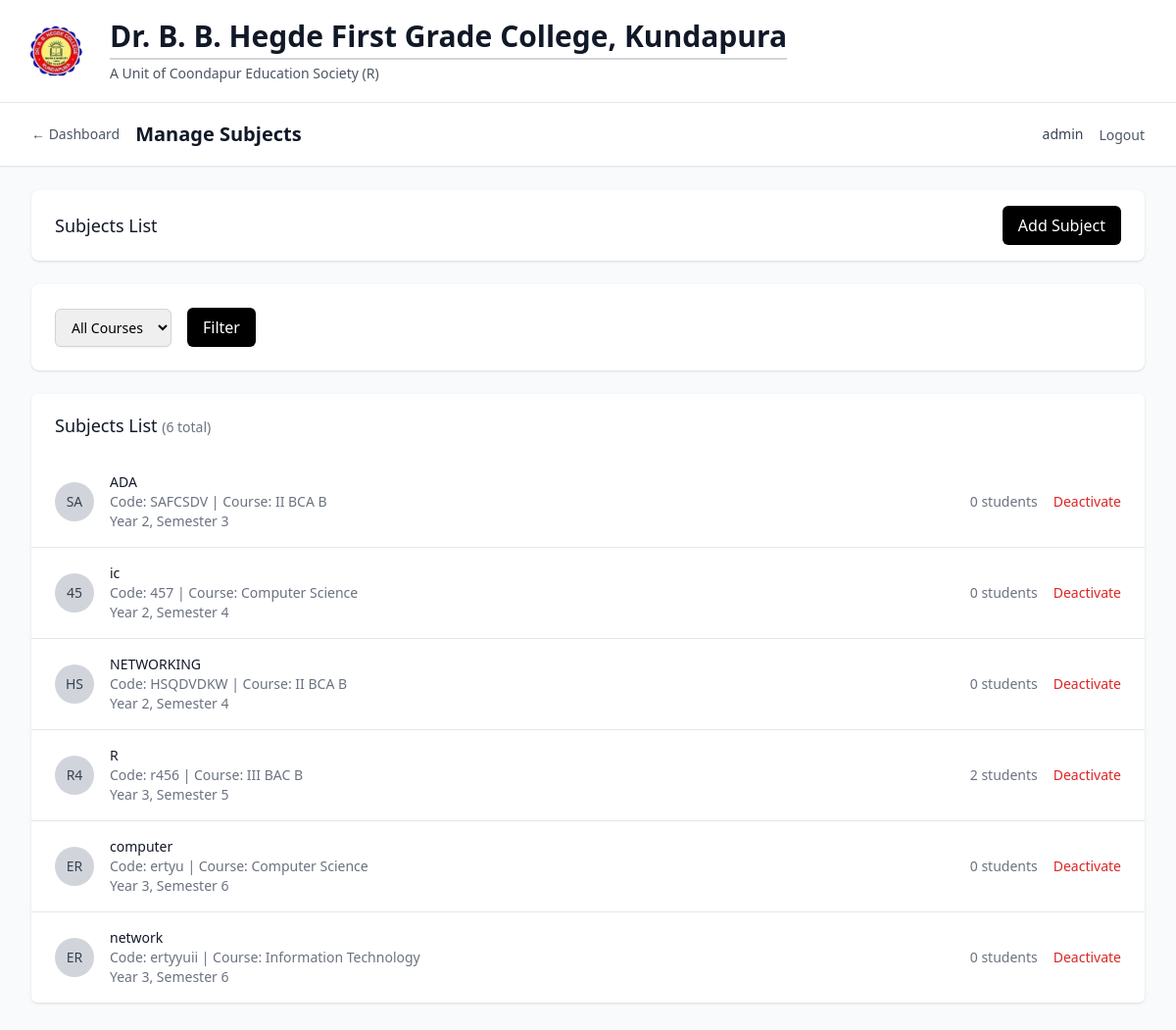
Page /management/subjects (signed in) on the committed database.
### models/academic.py (models this page shows, shortened)
class Subject(db.Model):
    __tablename__ = 'subject'
    id = db.Column(db.Integer, primary_key=True)
    name = db.Column(db.String(100), nullable=False)
    code = db.Column(db.String(20), nullable=False, index=True)
    course_id = db.Column(db.Integer, db.ForeignKey('course.id'), nullable=False)
    semester = db.Column(db.Integer, nullable=False)
    year = db.Column(db.Integer, nullable=False)
    credits = db.Column(db.Integer, default=3)
    description = db.Column(db.Text, nullable=True)
    created_at = db.Column(db.DateTime, default=datetime.utcnow)
    is_active = db.Column(db.Boolean, default=True)
    assignments = db.relationship('SubjectAssignment', backref='subject', lazy='dynamic')
    enrollments = db.relationship('StudentEnrollment', backref='subject', lazy='dynamic')
    attendance_records = db.relationship('AttendanceRecord', backref='subject', lazy='dynamic')
    monthly_summaries = db.relationship('MonthlyAttendanceSummary', backref='subject', lazy='dynamic')
    student_marks = db.relationship('StudentMarks', backref='subject', lazy='dynamic')
    __table_args__ = (db.UniqueConstraint('code', 'course_id', name='unique_subject_code_per_course'),)
    def get_enrolled_students_count(self):
        return self.enrollments.filter_by(is_active=True).count()

class Course(db.Model):
    __tablename__ = 'course'
    id = db.Column(db.Integer, primary_key=True)
    name = db.Column(db.String(100), nullable=False)
    code = db.Column(db.String(20), unique=True, nullable=False, index=True)
    description = db.Column(db.Text, nullable=True)
    duration_years = db.Column(db.Integer, default=3, nullable=False)
    total_semesters = db.Column(db.Integer, default=6, nullable=False)
    created_at = db.Column(db.DateTime, default=datetime.utcnow)
    is_active = db.Column(db.Boolean, default=True)
    students = db.relationship('Student', backref='course', lazy='dynamic')
    subjects = db.relationship('Subject', backref='course', lazy='dynamic')

### routes/auth.py (the view)
        def decorated_function(*args, **kwargs):
            if not SessionManager.is_authenticated(session):
                flash('Please log in to access this page', 'error')
                return redirect(url_for('auth.index'))
            if user_type:
                if user_type == 'management' and not SessionManager.is_management(session):
                    flash('Access denied. Management login required.', 'error')
                    return redirect(url_for('auth.management_login'))
                elif user_type == 'lecturer' and not SessionManager.is_lecturer(session):
                    flash('Access denied. Lecturer login required.', 'error')
                    return redirect(url_for('auth.lecturer_login'))
            return f(*args, **kwargs)

### app.py (called while the page is built)
def create_app():
    app = Flask(__name__)
    app.config.from_object(Config)
    db.init_app(app)
    csrf = CSRFProtect(app)
    @app.context_processor
    def inject_csrf_token():
        from flask_wtf.csrf import generate_csrf
        return dict(csrf_token=generate_csrf)
    from routes.auth import auth_bp
    from routes.management import management_bp
    from routes.lecturer import lecturer_bp
    app.register_blueprint(auth_bp)
    app.register_blueprint(management_bp, url_prefix='/management')
    app.register_blueprint(lecturer_bp, url_prefix='/lecturer')
    init_db(app)
    return app

### routes/auth.py (called while the page is built)
@auth_bp.app_context_processor
def inject_user():
    return {
        'current_user': SessionManager.get_session_info(session),
        'is_authenticated': SessionManager.is_authenticated(session),
        'is_management': SessionManager.is_management(session),
        'is_lecturer': SessionManager.is_lecturer(session)
    }

### routes/management.py (called while the page is built)
@management_bp.route('/subjects')
@login_required('management')
def subjects():
    try:
        course_id = request.args.get('course_id', type=int)
        subjects_data = ManagementService.get_subjects_by_course(course_id)
        courses = Course.query.filter_by(is_active=True).all()
        return render_template('management/subjects.html',
                             subjects=subjects_data,
                             courses=courses,
                             selected_course=course_id)
    except Exception as e:
        flash(f'Error loading subjects: {str(e)}', 'error')
        return render_template('management/subjects.html', subjects=[], courses=[])

### services/auth_service.py (called while the page is built)
    @staticmethod
    def is_authenticated(session):
        return 'user_type' in session and 'user_id' in session

    @staticmethod
    def is_management(session):
        return session.get('user_type') == 'management'

    @staticmethod
    def is_lecturer(session):
        return session.get('user_type') == 'lecturer'

    @staticmethod
    def get_session_info(session):
        if not SessionManager.is_authenticated(session):
            return None
        return {
            'user_type': session.get('user_type'),
            'user_id': session.get('user_id'),
            'username': session.get('username'),
            'login_time': session.get('login_time')
        }

### templates/management/subjects.html (shortened to what this page needs)
{% extends "base.html" %}
{% block content %}
<div x-data="initSubjectForm()">
<div class="min-h-screen bg-gray-50">
    <nav class="bg-white shadow-sm border-b border-gray-200">
        <div class="max-w-7xl mx-auto px-4 sm:px-6 lg:px-8">
            <div class="flex justify-between h-16">
                <div class="flex items-center space-x-4">
                    <a href="{{ url_for('management.dashboard') }}" class="text-sm text-gray-600 hover:text-black">← Dashboard</a>
                    <h1 class="text-xl font-semibold text-gray-900">Manage Subjects</h1>
                </div>
                <div class="flex items-center space-x-4">
                    <span class="text-sm text-gray-700">{{ current_user.username }}</span>
                    <form method="POST" action="{{ url_for('auth.logout') }}" class="inline">
                        <button type="submit" class="text-sm text-gray-600 hover:text-black">Logout</button>
                    </form>
                </div>
            </div>
        </div>
    </nav>
    <div class="max-w-7xl mx-auto py-6 sm:px-6 lg:px-8">
        <div class="bg-white shadow rounded-lg mb-6">
            <div class="px-4 py-4 sm:px-6 flex justify-between items-center">
                <h3 class="text-lg leading-6 font-medium text-gray-900">Subjects List</h3>
                <div class="space-x-2">
                    <button @click="showAddSubjectModal = true" type="button"
                            class="bg-black text-white px-4 py-2 rounded-md hover:bg-gray-800 focus:outline-none focus:ring-2 focus:ring-offset-2 focus:ring-black">
                        Add Subject
                    </button>
                </div>
            </div>
        </div>
        <div class="bg-white shadow rounded-lg mb-6">
            <div class="px-4 py-5 sm:p-6">
                <form method="GET" class="flex items-center space-x-4">
                    <div>
                        <select name="course_id" class="px-3 py-2 border border-gray-300 rounded-md shadow-sm focus:outline-none focus:ring-black focus:border-black sm:text-sm">
                            <option value="">All Courses</option>
                        </select>
                    </div>
                    <button type="submit" class="bg-black text-white px-4 py-2 rounded-md hover:bg-gray-800 focus:outline-none focus:ring-2 focus:ring-offset-2 focus:ring-black">
                        Filter
                    </button>
                </form>
            </div>
        </div>
        <div class="bg-white shadow overflow-hidden sm:rounded-md">
            <div class="px-4 py-5 sm:px-6">
                <h3 class="text-lg leading-6 font-medium text-gray-900">
                    Subjects List
                    {% if subjects %}
                    <span class="text-sm text-gray-500">({{ subjects|length }} total)</span>
                    {% endif %}
                </h3>
            </div>
            {% if subjects %}
            <ul class="divide-y divide-gray-200">
                {% for subject in subjects %}
                <li class="px-4 py-4 sm:px-6">
                    <div class="flex items-center justify-between">
                        <div class="flex items-center">
                            <div class="flex-shrink-0">
                                <div class="h-10 w-10 rounded-full bg-gray-300 flex items-center justify-center">
                                    <span class="text-sm font-medium text-gray-700">{{ subject.code[:2].upper() }}</span>
                                </div>
                            </div>
                            <div class="ml-4">
                                <div class="flex items-center">
                                    <p class="text-sm font-medium text-gray-900">{{ subject.name }}</p>
                                </div>
                                <p class="text-sm text-gray-500">Code: {{ subject.code }} | Course: {{ subject.course.name if subject.course else 'N/A' }}</p>
                                <p class="text-sm text-gray-500">Year {{ subject.year }}, Semester {{ subject.semester }}</p>
                            </div>
                        </div>
                        <div class="flex items-center space-x-4">
                            <div class="text-sm text-gray-500">
                                {{ subject.get_enrolled_students_count() }} students
                            </div>
                            <div class="flex items-center space-x-2">
                                <button @click="toggleSubjectStatus({{ subject.id }}, '{{ subject.name }}', {{ subject.is_active|lower }})"
                                        class="text-sm {% if subject.is_active %}text-red-600 hover:text-red-800{% else %}text-green-600 hover:text-green-800{% endif %}">
                                    {% if subject.is_active %}Deactivate{% else %}Activate{% endif %}
                                </button>
                            </div>
                        </div>
                    </div>
                </li>
                {% endfor %}
            </ul>
            {% else %}
            <div class="px-4 py-5 sm:px-6 text-center">
                <p class="text-gray-500">No subjects found.</p>
            </div>
            {% endif %}
        </div>
    </div>
</div>
</div>
{% endblock %}

### rows in the picture
Subject: code "SA", name "ADA", code "SAFCSDV", course "II BCA B", year "2", semester "3", get_enrolled_students_count "0", is_active "Deactivate"
Subject: code "45", name "ic", code "457", course "Computer Science", year "2", semester "4", get_enrolled_students_count "0", is_active "Deactivate"
Subject: code "HS", name "NETWORKING", code "HSQDVDKW", course "II BCA B", year "2", semester "4", get_enrolled_students_count "0", is_active "Deactivate"
Subject: code "R4", name "R", code "r456", course "III BAC B", year "3", semester "5", get_enrolled_students_count "2", is_active "Deactivate"
Subject: code "ER", name "computer", code "ertyu", course "Computer Science", year "3", semester "6", get_enrolled_students_count "0", is_active "Deactivate"
Subject: code "ER", name "network", code "ertyyuii", course "Information Technology", year "3", semester "6", get_enrolled_students_count "0", is_active "Deactivate"

### other values in the picture
{{ current_user.username }} "admin"
{{ subjects|length }} "6"
